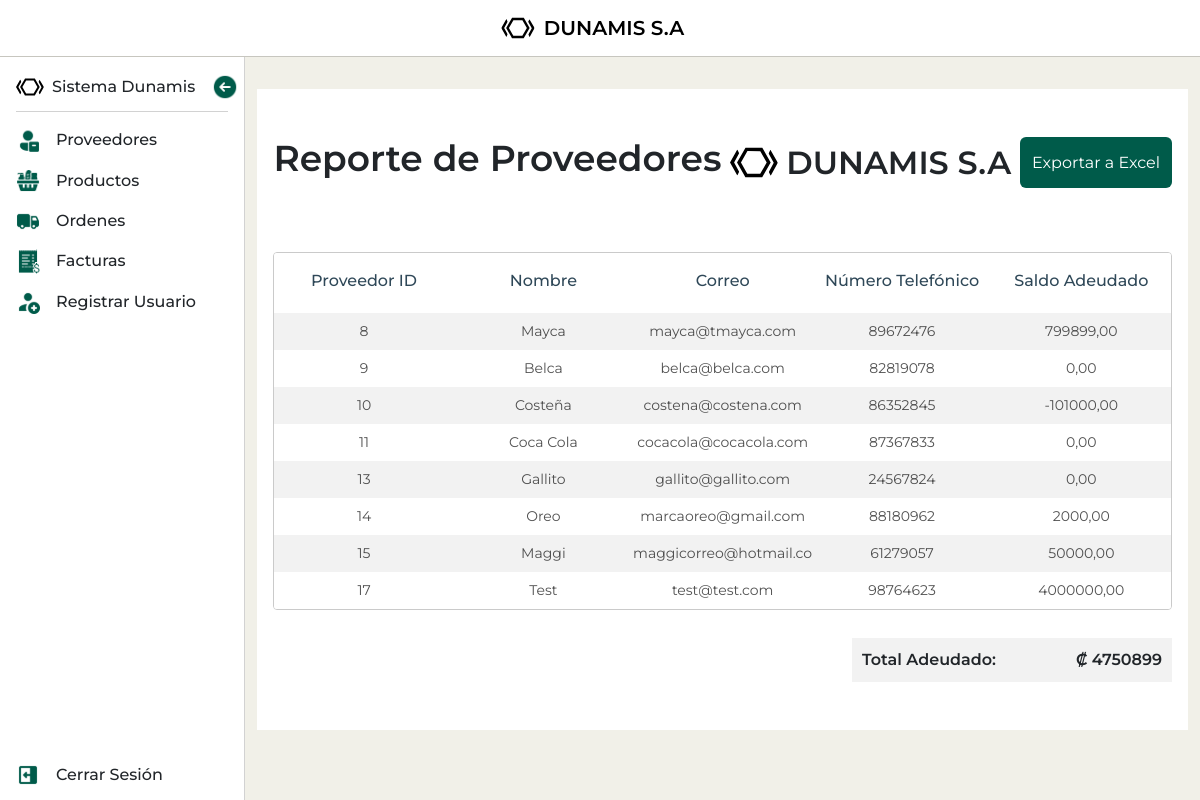
Page /proveedores/reporte/ (signed in) on the committed database.
### mod_ventas/sub_mod_proveedores/models.py (models this page shows, shortened)
class Proveedor(models.Model):
    nombre = models.CharField(max_length=150)
    correo = models.EmailField(default='')
    numero_telefonico = models.IntegerField(default=0)
    tiempo_despacho_aprox = models.IntegerField(validators=[MinValueValidator(1)], default=0)
    saldo_adeudado = models.DecimalField(max_digits=10, decimal_places=2, default=0.00, validators=[MinValueValidator(0)])
    activo = models.BooleanField(default=True)
    slug = models.SlugField(default='', null=False)

### mod_ventas/sub_mod_proveedores/views.py (the view)
# urls.py: path('reporte/', ProveedorReportView.as_view(), name='proveedor_reporte'),
class ProveedorReportView(LoginRequiredMixin, View):
    template_name = 'sub_mod_proveedores/proveedor_report.html'
    def get(self, request):
        proveedores = Proveedor.objects.all()
        total_adeudado = proveedores.aggregate(Sum('saldo_adeudado'))['saldo_adeudado__sum'] or 0
        context = {
            'proveedores': proveedores,
            'total_adeudado': total_adeudado,
        }
        return render(request, self.template_name, context)

### mod_ventas/sub_mod_proveedores/templates/sub_mod_proveedores/proveedor_report.html
{% extends "base.html" %}
{% load static %}
{% block content %}
<section class="report">
	<div class="report-header">
		<h1 class="report-title">Reporte de Proveedores</h1>
		<div class="logo-container-report">
			<img class="logo" src="{% static 'img/logo.svg' %}" alt="Logo">
			DUNAMIS S.A
		</div>
		<a href="{% url 'proveedor_reporte_excel' %}" class="btn btn-primary">Exportar a Excel</a>
	</div>
	<div class="table-responsive">
		<table class="table report-table table-striped">
			<thead>
				<tr class="table-header">
					<th scope="col">Proveedor ID</th>
					<th scope="col">Nombre</th>
					<th scope="col">Correo</th>
					<th scope="col">Número Telefónico</th>
					<th scope="col">Saldo Adeudado</th>
				</tr>
			</thead>
			<tbody>
				{% for proveedor in proveedores %}
				<tr>
					<td>
						<p>{{ proveedor.id }}</p>
					</td>
					<td>
						<p>{{ proveedor.nombre }}</p>
					</td>
					<td>
						<p>{{ proveedor.correo }}</p>
					</td>
					<td>
						<p>{{ proveedor.numero_telefonico }}</p>
					</td>
					<td>
						<p>{{ proveedor.saldo_adeudado }}</p>
					</td>
				</tr>
				{% endfor %}
			</tbody>
		</table>
	</div>
	<div class="total-info">
		<div class="total-info-wrapper">
			<ul class="total-list">
				<li>Total Adeudado: <span>₡ {{ total_adeudado }}</span></li>
			</ul>
		</div>
	</div>
</section>
{% endblock %}

### static/css/styles.css (style rules this page uses)
:root { --primary-color: #005b4a; --secondary-color: #2F4858; --font-color: #252525; --bg-color: #F1F0E8; }
body { height: 100vh; overflow: hidden; font-family: "Montserrat"; background-color: var(--bg-color); }
.btn { display: flex; align-items: center; gap: 10px; color: #fff; outline: none; border: none; background-color: var(--primary-color); transition: background-color 300ms ease-in-out; }
.table-responsive { width: 100%!important; }
.table { overflow: hidden; max-width: 1460px; border-radius: 4px; border-spacing: 0; border-collapse: separate; border: 1px solid #CACACA; }
th, .provider-table th { min-width: 122px; max-width: 122px; padding: 16px 0px 20px !important; overflow: hidden; text-align: center; font-weight: 500; white-space: nowrap; text-overflow: ellipsis; color: var(--secondary-color) !important; border-bottom: none; cursor: pointer; }
tbody td { min-width: 122px; max-width: 122px; padding: 8px 0px !important; text-align: center; vertical-align: middle; border-bottom: none; }
tbody td p { width: 100%; margin: 0; overflow: hidden; text-align: center; text-overflow: ellipsis; font-size: 14px; color: rgba(37, 37, 37, 0.8) !important; display: -webkit-box; -webkit-line-clamp: 2; -webkit-box-orient: vertical; }
.report-table th, .report-table td { min-width: fit-content; width: 10px; max-width: 10px; }
.report { margin-top: 32px; background-color: #fff; padding: 48px 16px; }
.report-header { display: flex; justify-content: space-between; margin-bottom: 64px; }
.logo-container-report { display: flex; align-items: center ; font-size: 32px; font-weight: 600; gap: 8px; }
.logo-container-report img { width: 48px; }
.report-title { font-size: 36px; font-weight: 600; }
.total-info { margin-top: 12px; display: flex; flex-direction: column; justify-content: end; align-items: end; }
.total-info-wrapper { background-color: #f2f2f2; width: 320px; }
.total-list { padding: 0; margin: 0; list-style: none; }
.total-list li { display: flex; justify-content: space-between; font-size: 16px; font-weight: 600; padding: 10px; }

### rows in the picture
Proveedor: id "8", nombre "Mayca", correo "mayca@tmayca.com", numero_telefonico "89672476", saldo_adeudado "799899,00"
Proveedor: id "9", nombre "Belca", correo "belca@belca.com", numero_telefonico "82819078", saldo_adeudado "0,00"
Proveedor: id "10", nombre "Costeña", correo "costena@costena.com", numero_telefonico "86352845", saldo_adeudado "-101000,00"
Proveedor: id "11", nombre "Coca Cola", correo "cocacola@cocacola.com", numero_telefonico "87367833", saldo_adeudado "0,00"
Proveedor: id "13", nombre "Gallito", correo "gallito@gallito.com", numero_telefonico "24567824", saldo_adeudado "0,00"
Proveedor: id "14", nombre "Oreo", correo "marcaoreo@gmail.com", numero_telefonico "88180962", saldo_adeudado "2000,00"
Proveedor: id "15", nombre "Maggi", correo "maggicorreo@hotmail.…", numero_telefonico "61279057", saldo_adeudado "50000,00"
Proveedor: id "17", nombre "Test", correo "test@test.com", numero_telefonico "98764623", saldo_adeudado "4000000,00"

### other values in the picture
{{ total_adeudado }} "4750899"
